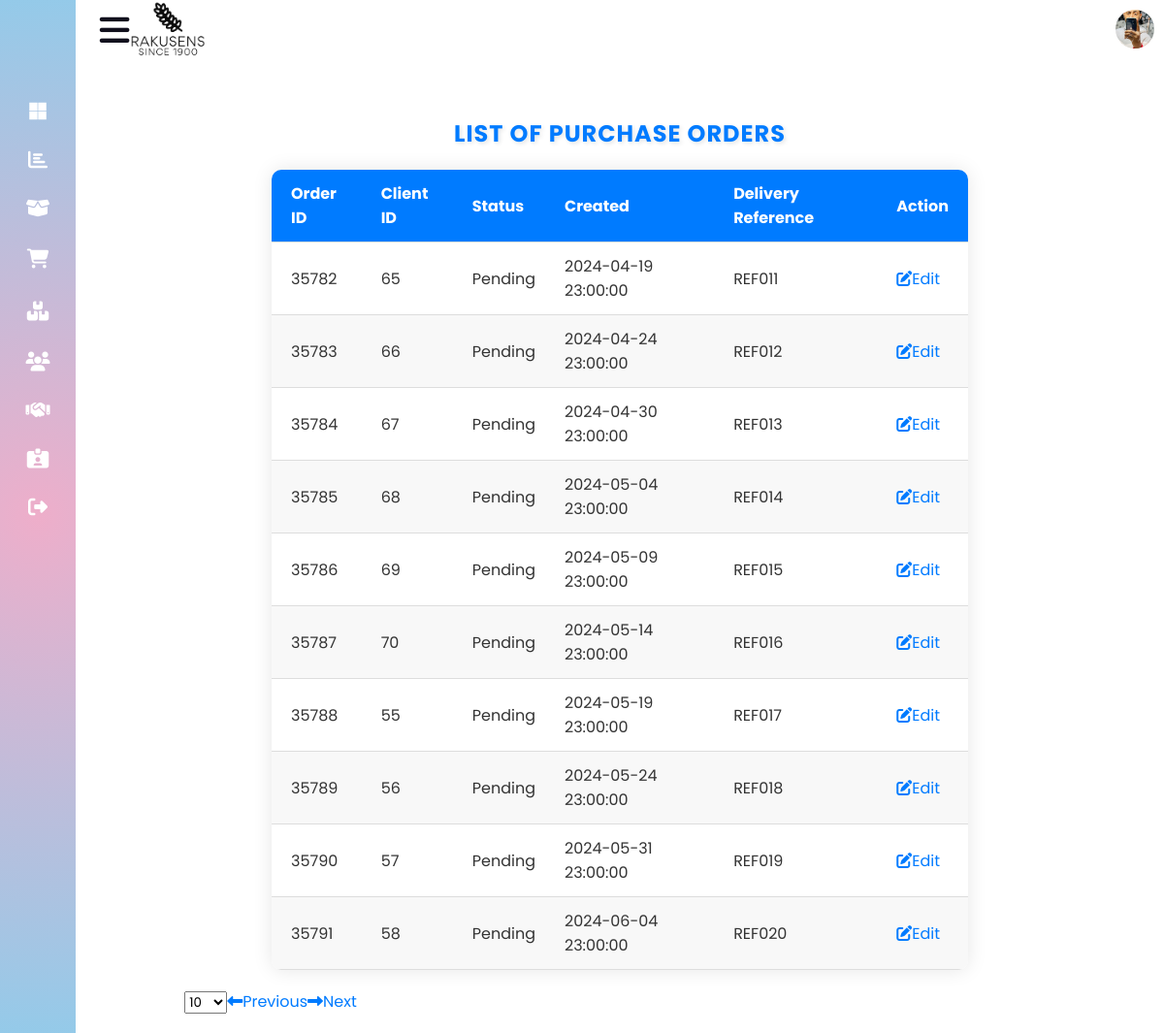
The page /Admin/PurchaseOrder.php?page=2&per_page=10 on the database its author committed.
### tables this page shows
CREATE TABLE `orders` (
  `order_id` int(11) NOT NULL,
  `client_id` int(11) DEFAULT NULL,
  `status` enum('Pending','Approved','Rejected','Fulfilled','Delivered') NOT NULL DEFAULT 'Pending',
  `delivery_reference` varchar(100) DEFAULT NULL,
  `invoice_pdf` varchar(255) DEFAULT NULL,
  `created_on` timestamp NOT NULL DEFAULT current_timestamp()
);

### Admin/php/retrieve_orders.php (the view, shortened to what this page needs)
<?php
include 'db_connection.php';
class OrderRetriever {
    private $conn;
    public function __construct($conn) {
        $this->conn = $conn;
    }
    public function retrieveOrders($ordersPerPage, $currentPage) {
        $start = ($currentPage - 1) * $ordersPerPage;
        $sql = "SELECT * FROM orders LIMIT $start, $ordersPerPage";
        $result = $this->conn->query($sql);
        echo "<link rel='stylesheet' type='text/css' href='../style.css'>";
        if ($result) {
            if ($result->num_rows >= 0) {
                while($row = $result->fetch_assoc()) {
                    echo "<tr>";
                    echo "<td>" . $row["order_id"] . "</td>";
                    echo "<td>" . $row["client_id"] . "</td>";
                    echo "<td>" . $row["status"] . "</td>";
                    echo "<td>" . $row["created_on"] . "</td>";
                    echo "<td>" . $row["delivery_reference"] . "</td>";
                    echo "<td><button class='edit-btn' onclick='editOrder(" . $row["order_id"] . ")'><i class='fas fa-edit'></i>Edit</button></td>";
                    echo "</tr>";
                }
                echo "</table>";
                echo "<div class='pagination'>";
                echo "<select id='perPage' onchange='changePerPage()'>";
                $perPageOptions = [10, 20, 50, 100];
                foreach ($perPageOptions as $option) {
                    echo "<option value='$option' ";
                    if ($option == $ordersPerPage) {
                        echo "selected";
                    }
                    echo ">$option</option>";
                }
                echo "</select>";
                echo "<button class='edit-btn' onclick='previousPage()'><i class='fa-solid fa-left-long'></i>Previous</button>";
                echo "<button class='edit-btn' onclick='nextPage()'><i class='fa-solid fa-right-long'></i>Next</button>";
                echo "</div>";
            } else {
                echo "<p>No orders found</p>";
            }
        } else {
            echo "Error: " . $sql . "<br>" . $this->conn->error;
        }
    }
}
$orderRetriever = new OrderRetriever($conn);
$ordersPerPage = isset($_GET['per_page']) ? $_GET['per_page'] : 10;
$currentPage = isset($_GET['page']) ? $_GET['page'] : 1;
$orderRetriever->retrieveOrders($ordersPerPage, $currentPage);
?>

### Admin/AdminDashboard.css (style rules this page uses)
* { font-family: "Ubuntu", sans-serif; margin: 0; padding: 0; box-sizing: border-box; }
:root { --blue: #2a2185; --white: #fff; --gray: #f5f5f5; --black1: #222; --black2: #999; }
body { min-height: 100vh; overflow-x: hidden; }
* { margin: 0; padding: 0; box-sizing: border-box; font-family: "Poppins", sans-serif; }
.product-table th, .product-table td { padding: 12px 15px; text-align: left; border-bottom: 1px solid #ddd; color: #333; }
.product-table th:first-child, .product-table td:first-child { padding-left: 20px; border-left: none; }
.product-table th:last-child, .product-table td:last-child { padding-right: 20px; border-right: none; }
.product-table tbody tr:nth-child(even) { background-color: #f8f8f8; }
.edit-btn, .delete-btn { background-color: transparent; border: none; color: #007bff; text-align: center; text-decoration: none; display: inline-block; font-size: 16px; cursor: pointer; border-radius: 5px; transition: background-color 0.3s ease, transform 0.3s ease; }
body { font-family: Arial, sans-serif; background-color: #f0f0f0; }

### Admin/CSS/style.css (style rules this page uses)
* { margin: 0; padding: 0; box-sizing: border-box; }
body, input { font-family: "Poppins", sans-serif; }

### rows shown on the page
orders: order_id "35782", client "65", status "Pending", created_on "2024-04-19 23:00:00", delivery_reference "REF011"
orders: order_id "35783", client "66", status "Pending", created_on "2024-04-24 23:00:00", delivery_reference "REF012"
orders: order_id "35784", client "67", status "Pending", created_on "2024-04-30 23:00:00", delivery_reference "REF013"
orders: order_id "35785", client "68", status "Pending", created_on "2024-05-04 23:00:00", delivery_reference "REF014"
orders: order_id "35786", client "69", status "Pending", created_on "2024-05-09 23:00:00", delivery_reference "REF015"
orders: order_id "35787", client "70", status "Pending", created_on "2024-05-14 23:00:00", delivery_reference "REF016"
orders: order_id "35788", client "55", status "Pending", created_on "2024-05-19 23:00:00", delivery_reference "REF017"
orders: order_id "35789", client "56", status "Pending", created_on "2024-05-24 23:00:00", delivery_reference "REF018"
orders: order_id "35790", client "57", status "Pending", created_on "2024-05-31 23:00:00", delivery_reference "REF019"
orders: order_id "35791", client "58", status "Pending", created_on "2024-06-04 23:00:00", delivery_reference "REF020"

### other values the page prints
form field value "10"
